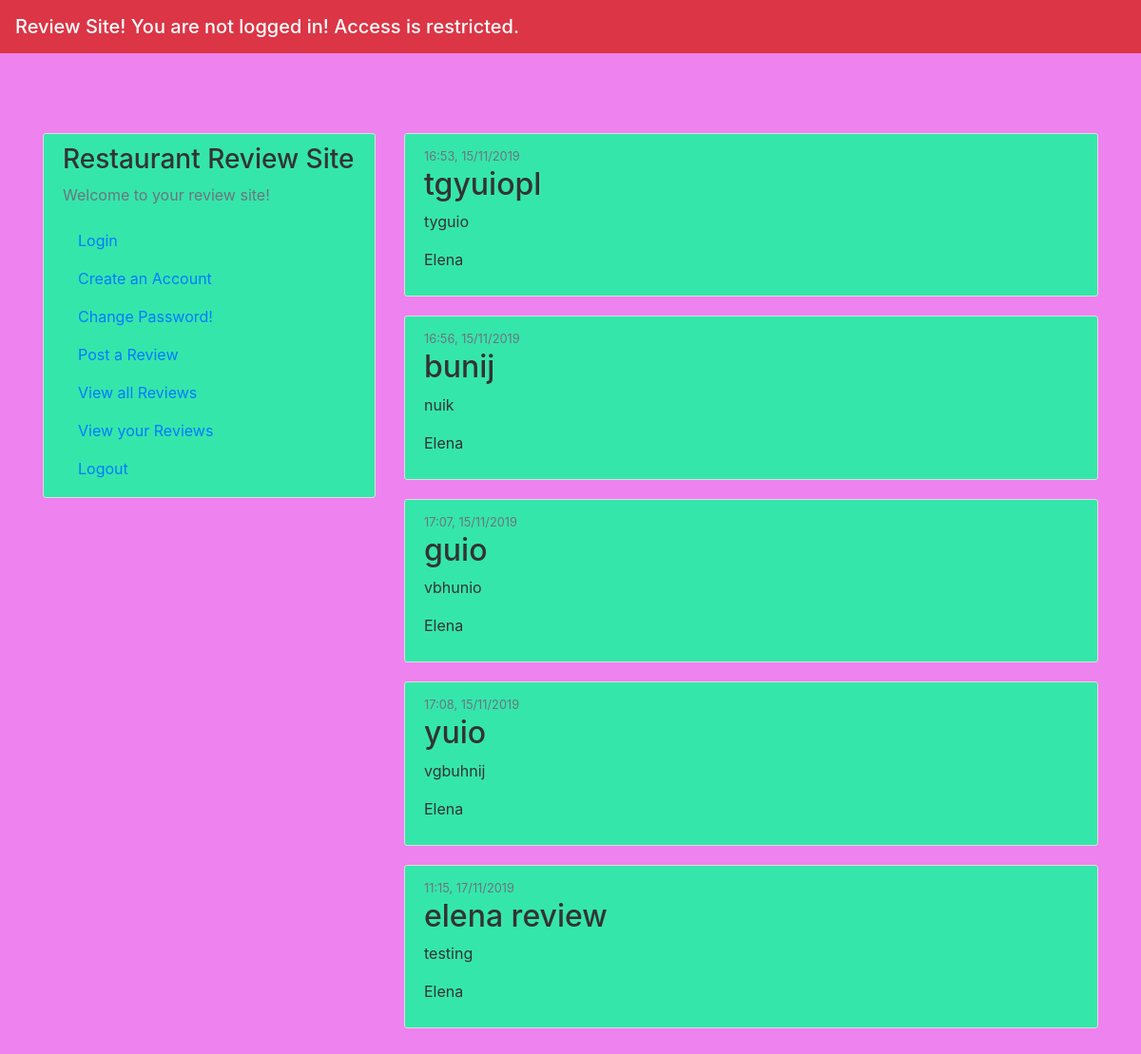
Page /view_all on the committed database.
### app/models.py (models this page shows, shortened)
class Items(db.Model):
    id = db.Column(db.Integer, primary_key=True)
    restaurant = db.Column(db.String(20), unique=False, nullable=False)
    content = db.Column(db.String(120), unique=True, nullable=False)
    date_posted = db.Column(db.DateTime, nullable=False, default=datetime.utcnow)
    location_long = db.Column(db.String(120), unique=False, nullable=True)
    location_lat = db.Column(db.String(120), unique=False, nullable=True)
    user_id = db.Column(db.Integer, db.ForeignKey('accounts.id'), nullable=False)

### app/views.py (the view)
@app.route("/view_all")
def view_all():
    posts = Items.query.all()
    for post in posts:
        post.username = Accounts.query.filter_by(id=Items.id).first().username
    return render_template('view_all.html', posts=posts)

### app/templates/view_all.html
{% extends "index.html" %}
{% block content %}
    {% for post in posts %}
        <article class="media content-section">
          <div class="media-body">
            <div class="article-metadata">
                <small class="text-muted">{{ post.date_posted.strftime("%H:%M, %d/%m/%Y") }} </small>
            </div>
            <h2><a class="article-title">{{ post.restaurant }}</a> </h2>
            <p class="article-content">{{ post.content }}</p>
            <p class="article-content">{{ post.username }}</p>
          </div>
        </article>
    {% endfor %}
{% endblock content %}

### app/templates/index.html (shortened to what this page needs)
<!DOCTYPE html>
<html lang="en">
  <head>
      <link rel="stylesheet" href="https://maxcdn.bootstrapcdn.com/bootstrap/4.0.0/css/bootstrap.min.css">
      <link rel="stylesheet" type="text/css" href="{{ url_for('static', filename='main.css') }}">
  </head>
  <body>
      <header class="site-header">
      <nav class="navbar navbar-dark bg-primary fixed-top bg-danger">
        <span class="navbar-brand mb-0 h1"> Review Site!
          {% if current_user.is_authenticated %}
          Hi {{ current_user.username }} you are logged in!
          {% else %}
          You are not logged in! Access is restricted.
          {% endif %}
        </span>
      </nav>
      </header>
      <main class="container">
        <div class="row">
          <div class="col-md-4">
            <div class="content-section">
              <h3> Restaurant Review Site</h3>
              <p class='text-muted'>Welcome to your review site! </p>
                <ul class="list-group">
                  <li><a class="nav-item nav-link" href="/login">Login</a> </li>
                  <li><a class="nav-item nav-link" href="/register">Create an Account</a></li>
                  <li><a class="nav-item nav-link" href="/password_change">Change Password!</a></li>
                  <li><a class="nav-item nav-link" href="/post_rev">Post a Review</a></li>
                  <li><a class="nav-item nav-link" href="/view_all">View all Reviews</a></li>
                  <li><a class="nav-item nav-link" href="/view_user">View your Reviews</a></li>
                  <li><a class="nav-item nav-link" href="/logout" >Logout</a></li>
                </ul>
            </div>
          </div>
          <div class="col-md-8">
            {% block content %}{% endblock %}
          </div>
        </div>
      </main>
  </body>
</html>

### app/static/main.css (style rules this page uses)
body { background: #61B2E3; color: #333333; margin-top: 5rem; padding: 60px 0; background-color: rgb(238, 130, 238); }
.content-section { background: #ffffff; padding: 10px 20px; border: 1px solid #dddddd; border-radius: 3px; margin-bottom: 20px; }
ul { list-style-type:none; }
.navbar { background-color: pink; }

### rows in the picture
Items: date_posted "16:53, 15/11/2019", restaurant "tgyuiopl", content "tyguio", username "Elena"
Items: date_posted "16:56, 15/11/2019", restaurant "bunij", content "nuik", username "Elena"
Items: date_posted "17:07, 15/11/2019", restaurant "guio", content "vbhunio", username "Elena"
Items: date_posted "17:08, 15/11/2019", restaurant "yuio", content "vgbuhnij", username "Elena"
Items: date_posted "11:15, 17/11/2019", restaurant "elena review", content "testing", username "Elena"
